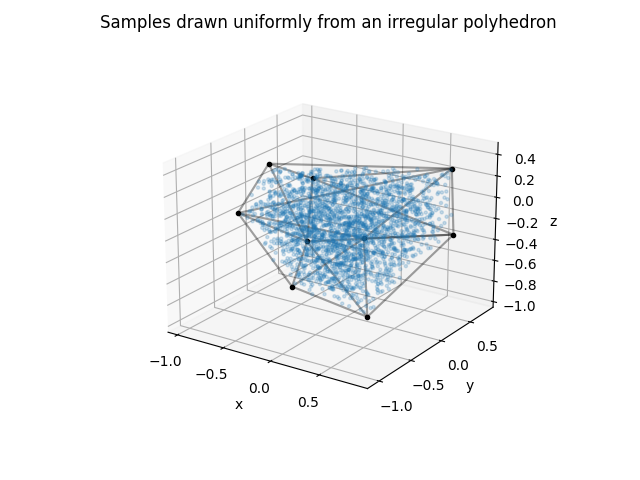

The Python source for this figure:
# This example requires SciPy.

import numpy as np
from scipy.spatial import Delaunay
import matplotlib.pyplot as plt
from numerand import uniform_simplices


rng = np.random.default_rng(121263137472525314065)

# Generate 9 vertices on the unit sphere.
z = rng.normal(size=(9, 3))
vertices = z / np.linalg.norm(z, axis=1, keepdims=True)

# Compute the Delaunay triangulation, and use the result as the
# input to uniform_simplices.
dt = Delaunay(vertices)
pts = uniform_simplices(dt.points, dt.simplices, size=2500, rng=rng)

fig = plt.figure()
ax = fig.add_subplot(projection='3d')

ax.scatter(pts[:, 0], pts[:, 1], pts[:, 2], marker='.', alpha=0.2)

ax.plot(vertices[:, 0], vertices[:, 1], vertices[:, 2], 'k.')
for idx in dt.convex_hull:
    for i, j in [(0, 1), (0, 2), (1, 2)]:
        seg = vertices[[idx[i], idx[j]]]
        ax.plot(seg[:, 0], seg[:, 1], seg[:, 2], 'k-', alpha=0.2)

ax.set_xlabel('x')
ax.set_ylabel('y')
ax.set_zlabel('z')
ax.grid(True, alpha=0.5)
ax.axis('equal')
ax.set_title('Samples drawn uniformly from an irregular polyhedron\n')
plt.show()
